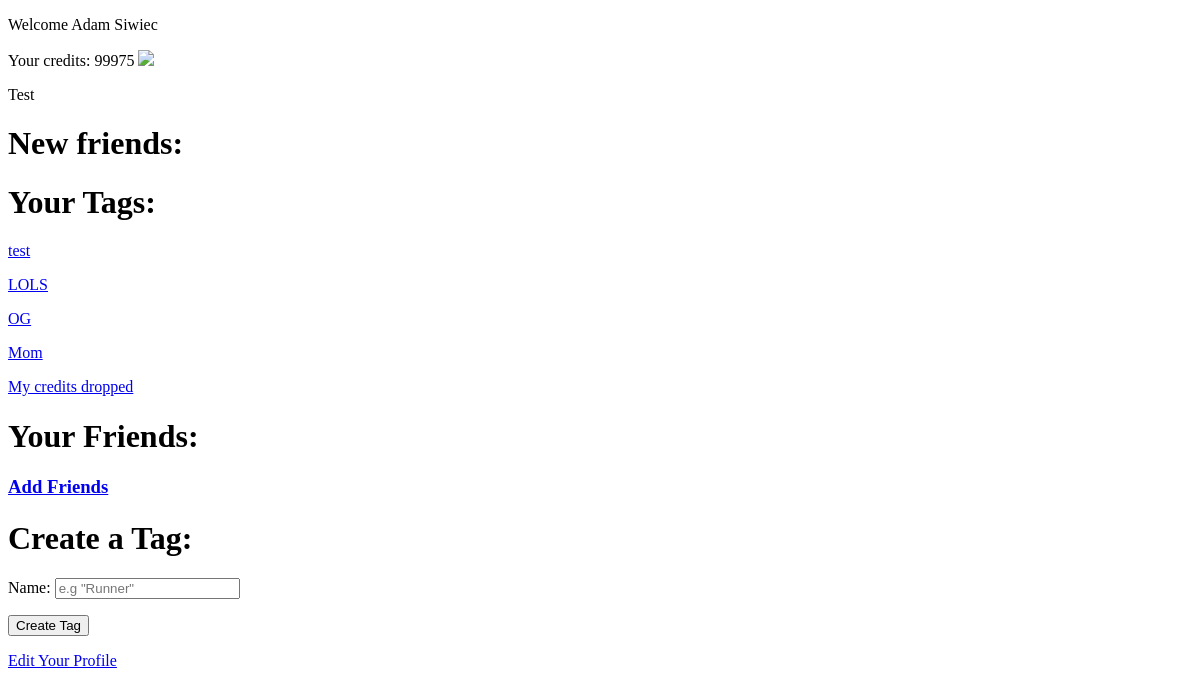
/accounts/profile/ (signed in), run on an earlier commit of the app's database.
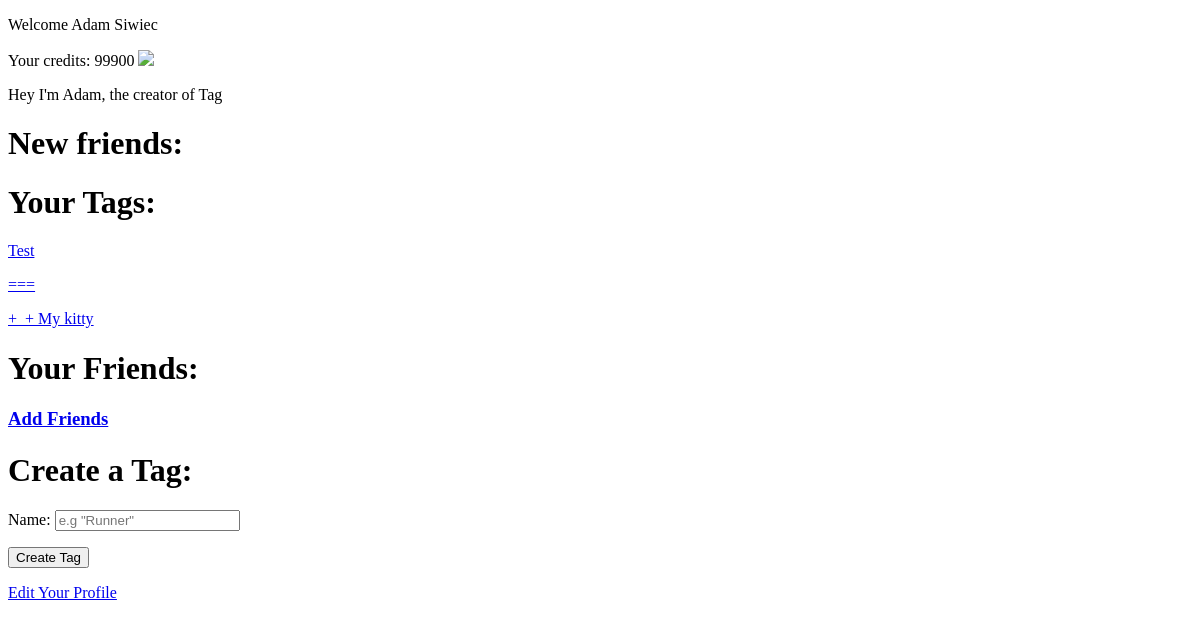
And on a later commit of the database.
### tags/models.py (models this page shows, shortened)
class Extra(models.Model):
    user = models.ForeignKey(User, on_delete = models.CASCADE)
    bio = models.CharField(max_length = 300, blank = True)
    profileimage = models.ImageField( upload_to = "profilepics", blank = True)

class Tag(models.Model):
    streak = models.BigIntegerField(default = 0)
    name = models.CharField(max_length = 25, unique = True)
    owner = models.ForeignKey(User, on_delete = models.CASCADE, related_name = "owner")
    created = models.DateTimeField(default = timezone.now)
    original = models.ForeignKey(User, on_delete = models.CASCADE, related_name = "original")
    def __str__(self):
        return self.name

### tags/views.py (the view)
# urls.py: url(r'^accounts/profile/', homeviews.user_homepage, name = "profile"),
def user_homepage(request):
        try:
            extra = Extra.objects.get(user = request.user)
            extrapic = extra.profileimage.url
            bio = extra.bio
        except:
            extrapic = False
            bio = ""
        if request.user.id == None:
            return redirect('login')
        Tags = Tag.objects.filter(owner__username = request.user.username)
        Friends = Friendship.objects.filter(creator__username = request.user.username)
        friendslist = list(Friends.order_by())
        tagslist = list(Tags.order_by())
        taglink = []
        creditsowned = Credits.objects.get(user = request.user)
        creditsowned = creditsowned.credits
        newfriends = Friendship.objects.filter(creator__username = request.user.username, created__gte = timezone.now() - datetime.timedelta(days = 2))
        newfriendslist = list(newfriends.order_by())
        if len(newfriendslist) > 8:
            newfriendslist = ["You have over 8 new friends"]
        for x in tagslist:
            taglink.append(x.id)
        alltogether = []
        for x in range(0,len(tagslist)):
            alltogether.append([])
            alltogether[x].append(tagslist[x])
            alltogether[x].append(taglink[x])
        lists = ", ".join(str(v) for v in tagslist)
        user = User.objects.get(username = request.user.username)
        name = user.first_name + " " + user.last_name
        if request.method == "POST":
            form = TagForm(request.POST)
            if form.is_valid():
                tag = form.save(commit=False)
                tag.owner = request.user
                tag.original = request.user
                subtractcred = Credits.objects.get(user = request.user)
                if subtractcred.credits >= 25:
                    subtractcred.credits -= 25
                    subtractcred.save()
                    tag.save()
                return redirect('profile')
            else:
                form = TagForm()
                return render(request, 'tags/profile.html', { 'creditsowned':creditsowned, 'bio':bio,'extrapic':extrapic, 'newfriendslist':newfriendslist, 'friendslist': friendslist, 'name': name, 'username': request.user.username, 'form':form, 'lists': lists, 'taglink': taglink, 'alltogether':alltogether})
        else:
            form = TagForm()
            return render(request,  'tags/profile.html', {'creditsowned':creditsowned, 'bio':bio,'extrapic':extrapic, 'newfriendslist':newfriendslist, 'friendslist': friendslist, 'name': name, 'username': request.user.username, 'form':form, 'lists': lists, 'taglink': taglink, 'alltogether':alltogether})

### tags/forms.py
class TagForm(forms.ModelForm):
    name = forms.CharField(max_length = 25, widget=forms.TextInput(attrs={'placeholder': 'e.g "Runner"', 'autofocus':'autofocus'}))
    class Meta:
        model = Tag
        fields = ['name']

### tags/templates/tags/profile.html (shortened to what this page needs)
{% load static from staticfiles %}
<!doctype html>
<html>
<head>
</head>
<body>
  <p> Welcome {{ name }}</p>
  <p>Your credits: {{ creditsowned }}
  {% if extrapic == False %}
  <img src="{% static 'icon-user-default.png' %}">
  {% else %}
  <img src="{{ extrapic }}"
  <br>
  <p>{{ bio }}</p>
  {% endif %}
  <h1>New friends:</h1>
  <h1> Your Tags: </h1>
  {% for x in alltogether %}
  <p><a href = "{% url 'taghomepage' x.1 %}">{{ x.0 }}</a></p>
  {% endfor %}
  <h1>Your Friends:</h1>
  <h3><a href = "{% url 'addfriends' %}">Add Friends</a></h3>
  <h1> Create a Tag: </h1>
  <form method = "POST">{% csrf_token %}
    {{form.as_p}}
  <button type = "submit">Create Tag</button>
  </form>
  <p><a href = "{% url 'editprofile' %}">Edit Your Profile</a></p>
</body>
</html>

What changed in the data, as far as the page shows it:
removed Tag: name "test"
removed Tag: name "LOLS"
removed Tag: name "OG"
removed Tag: name "Mom"
removed Tag: name "My credits dropped"
changed Extra: bio "Test" → "Hey I'm Adam, the creator of Tag"
added Tag: name "Test"
added Tag: name "==="
added Tag: name "+_+ My kitty"
Also different on the page:
{{ creditsowned }}: "99975" → "99900"
